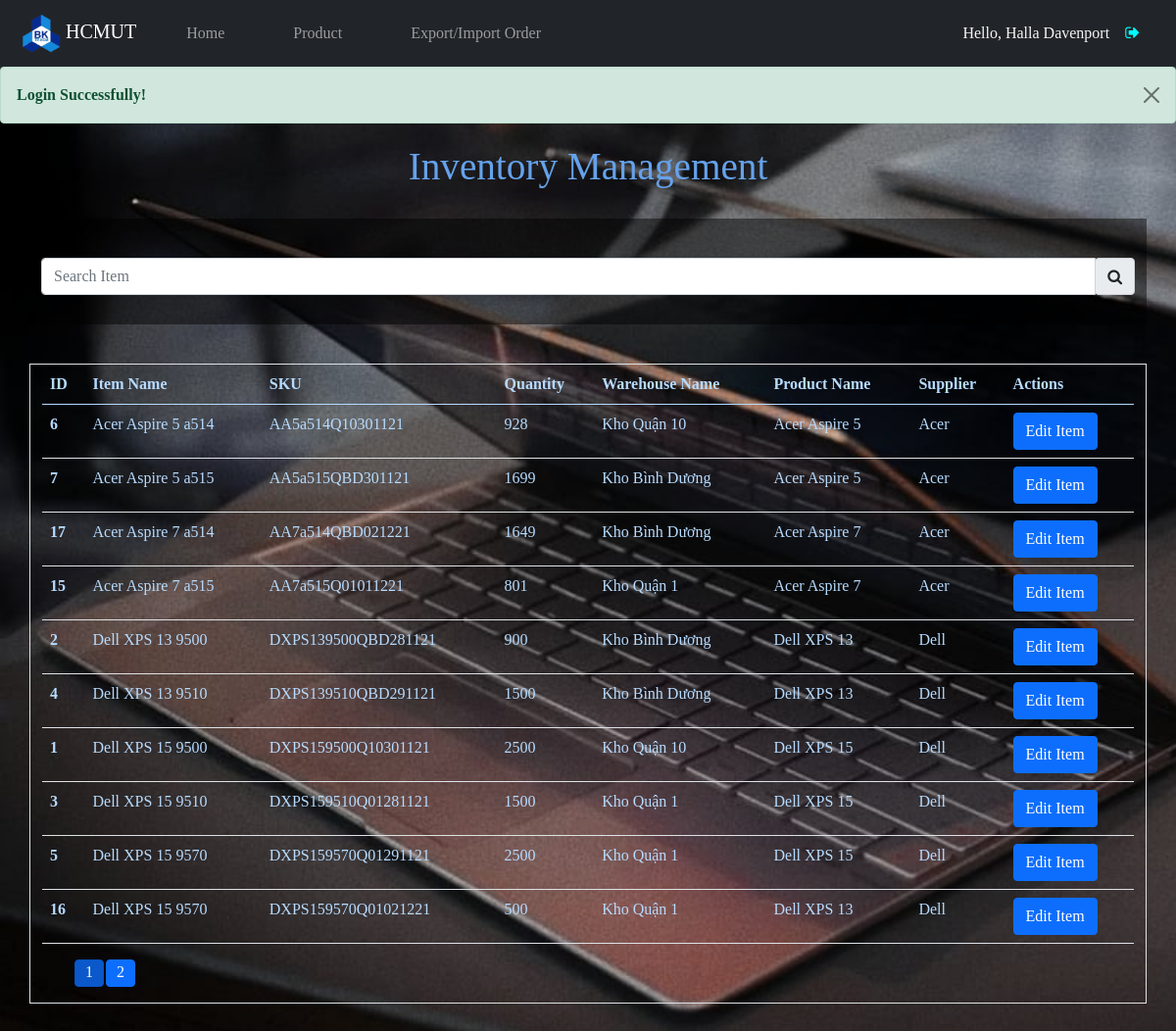
Screenshot of /home.php (signed in) with the database file from the repository.
### tables this page shows
CREATE TABLE `staff` (
  `id` int(10) UNSIGNED NOT NULL,
  `roleID` int(11) NOT NULL,
  `name` varchar(150) NOT NULL,
  `address` varchar(255) NOT NULL,
  `phone_number` varchar(20) NOT NULL,
  `email` varchar(255) NOT NULL,
  `username` varchar(100) NOT NULL,
  `password` varchar(255) NOT NULL
);

CREATE TABLE `item` (
  `id` int(10) UNSIGNED NOT NULL,
  `name` varchar(100) NOT NULL,
  `sku` varchar(100) NOT NULL,
  `supplier` varchar(100) NOT NULL,
  `product_id` int(10) UNSIGNED NOT NULL,
  `warehouse_id` int(10) UNSIGNED NOT NULL,
  `quantity` int(10) UNSIGNED NOT NULL
);

CREATE TABLE `warehouse` (
  `id` int(10) UNSIGNED NOT NULL,
  `name` varchar(150) NOT NULL,
  `address` varchar(255) NOT NULL
);

CREATE TABLE `product` (
  `id` int(10) UNSIGNED NOT NULL,
  `name` varchar(100) NOT NULL,
  `description` text NOT NULL,
  `product_type` varchar(100) NOT NULL,
  `quantity` int(10) UNSIGNED NOT NULL
);

### home.php (the view, shortened to what this page needs)
<?php include('partials-front/menu.php'); ?>
<?php
    if(isset($_SESSION['login']))
    {
        echo '<div class="alert alert-success alert-dismissible fade show" role="alert">
                <strong>Login Successfully!</strong>
                <button type="button" class="btn-close" data-bs-dismiss="alert" aria-label="Close"></button>
                </div>';
    }
?>
    <h3 class='text-center' style='color: #65a2eb;'>Inventory Management</h3>
    <div class="container-xl product">
            <div class='w-100'>
                <div class="input-group">
                    <input type="text" class="form-control" placeholder="Search Item" id='keyword' autocomplete="off">
                    <div class="input-group-append">
                        <span class="input-group-text" id='search-bar' style='cursor: pointer; height: 100%;'>
                            <i class="fa fa-search"></i>
                        </span>
                    </div>
                </div>
            </div>
    </div>
    <div class="container-xl border" style="margin-top: 10px; margin-bottom: 50px;">
        <div class='table-responsive-xl' id="result2">
            <table class="table" style="color: #b6dbff;">
                <thead>
                    <tr>
                        <th scope="col">ID</th>
                        <th scope="col">Item Name</th>
                        <th scope="col">SKU</th>
                        <th scope="col">Quantity</th>
                        <th scope="col">Warehouse Name</th>
                        <th scope="col">Product Name</th>
                        <th scope="col">Supplier</th>
                        <th scope="col">Actions</th>
                    </tr>
                </thead>
                <tbody>
                    <?php
                        $sql1 = "SELECT * FROM item ORDER BY name ASC";
                        $res1 = mysqli_query($conn, $sql1);
                        $count1 = mysqli_num_rows($res1);
                        if($count1 > 0)
                        {
                            while($row1 = mysqli_fetch_assoc($res1))
                            {
                                $item_id = $row1['id'];
                                $item_name = $row1['name'];
                                $sku = $row1['sku'];
                                $quantity = $row1['quantity'];
                                $product_id = $row1['product_id'];
                                $warehouse_id = $row1['warehouse_id'];
                                $supplier = $row1['supplier'];
                                $sql2 = "SELECT name from warehouse WHERE id = $warehouse_id";
                                $res2 = mysqli_query($conn, $sql2);
                                $row2 = mysqli_fetch_assoc($res2);
                                $warehouse_name = $row2['name'];
                                $sql3 = "SELECT name from product WHERE id = $product_id";
                                $res3 = mysqli_query($conn, $sql3);
                                $row3 = mysqli_fetch_assoc($res3);
                                $product_name = $row3['name'];
                                ?>
                                <tr class="res d-none">
                                    <th scope="row"><?php echo $item_id; ?></th>
                                    <td><?php echo $item_name; ?></td>
                                    <td><?php echo $sku; ?></td>
                                    <td><?php echo $quantity; ?></td>
                                    <td><?php echo $warehouse_name; ?></td>
                                    <td><?php echo $product_name; ?></td>
                                    <td><?php echo $supplier; ?></td>
                                    <td>
                                        <a href="<?php echo SITE_URL; ?>edit-item-home.php?id=<?php echo $item_id; ?>" class="btn btn-primary" type="button">Edit Item</a>
                                    </td>
                                </tr>
                                <?php
                            }
                        }
                        else
                        {
                            ?>
                            <strong>No Item Available</strong>
                            <?php
                        }
                    ?>
                </tbody>
            </table>
            <ul id="PageFragment">
                    <?php
                    if(ceil($count1 / 10) >= 2)
                    {
                        echo "<li class='btn btn-primary active' onclick='changePage(1)'>1</li>";
                    for($i = 2; $i <= ceil($count1 / 10) && $i <= 6;$i++){
                        echo "<li class='btn btn-primary' onclick='changePage(".$i.")'>".$i."</li>";
                    }
                    }
                    ?>
            </ul>
        </div>
    </div>
<?php include('partials-front/footer.php'); ?>

### partials-front/menu.php (shortened to what this page needs)
<?php include('config/constants.php'); ?>
<?php
    if(!isset($_SESSION['userID']) && !isset($_SESSION['roleID']))
    {
        $_SESSION['login'] = "<div class='text-danger'>Please login!</div>";
        header('location:'.SITE_URL.'login.php');
    }
    else
    {
        $userID = $_SESSION['userID'];
        $sql = "SELECT * from staff WHERE id = $userID";
        $res = mysqli_query($conn, $sql);
        if(mysqli_num_rows($res) == 1)
        {
            $row = mysqli_fetch_assoc($res);
            $name = $row['name'];
        }
        else
        {
            header('location:'.SITE_URL.'logout.php');
        }
    }
?>
<!DOCTYPE html>
<html lang="en">
<head>
    <link rel="stylesheet" href="https://cdnjs.cloudflare.com/ajax/libs/font-awesome/4.7.0/css/font-awesome.min.css">
    <link href="https://cdn.jsdelivr.net/npm/bootstrap@5.0.2/dist/css/bootstrap.min.css" rel="stylesheet">
    <link rel="stylesheet" href="public/css/style.css">
</head>
<body>
    <nav class="navbar navbar-expand-lg navbar-dark bg-dark nav">
        <div class="container-fluid">
            <a class="navbar-brand" href="hcmut.php">
                <img src="public/image/bk.png" alt="logo_BK" width="40" height="40" style="margin-left: 10px;">
                HCMUT</a>
            <div class="collapse navbar-collapse" id="navbarSupportedContent">
                <ul class="navbar-nav me-auto mb-2 mb-lg-0">
                <li class="nav-item">
                    <a class="nav-link" aria-current="page" href="<?php echo SITE_URL; ?>home.php">Home</a>
                </li>
                <li class="nav-item">
                    <a class="nav-link" href="<?php echo SITE_URL; ?>product.php">Product</a>
                </li>
                <li class="nav-item">
                    <a class="nav-link" href="<?php echo SITE_URL; ?>order.php">Export/Import Order</a>
                </li>
                </ul>
                <li class="dropdown" style="float: right">
                    <a class="nav-link" style="color: whitesmoke; cursor: crosshair;" id="navbarDropdown" role="button" data-bs-toggle="dropdown" aria-expanded="false">
                    Hello, <?php echo $name; ?>
                    </a>
                </li>
                <a href="<?php echo SITE_URL; ?>logout.php"><i class="fa fa-sign-out" style="color: cyan; margin-right: 25px;" aria-hidden="true"></i></a>
            </div>
        </div>
    </nav>

### public/css/style.css (style rules this page uses)
body { justify-content: center; align-items: center; font-family: "Baloo Tammudu 2"; }
.nav { position: relative; box-shadow: 0 10px 40px rgba(150, 174, 178, 0.8); }
.nav-item { color: #83818c; padding: 6px 20px; text-decoration: none; transition: 0.3s; margin: 0 7px; z-index: 1; position: relative; }
.nav-item:before { content: ''; position: absolute; bottom: -7px; left: 0px; width: 100%; height: 5px; background-color: #9bd4ee; border-radius: 8px 8px 0 0; opacity: 0; transition: 0.3s; }
.h3, h3 { margin-top: 20px; margin-bottom: 30px; font-size: calc(2rem + .6vw); }
.product { background: #dfe4ea; align-items: center; padding-top: 40px; padding-bottom: 30px; margin-bottom: 40px; background-color: #00000078; }
#PageFragment li { padding: 0; width: 30px; height: 28px; margin: 0 1px; }

### partials-front/menu.php (style rules this page uses)
body { background-image: url('public/image/background.png'); background-repeat: no-repeat; background-size: cover; background-attachment: fixed; }

### rows the page displays
staff: name "Halla Davenport"
item: id "6", name "Acer Aspire 5 a514", sku "AA5a514Q10301121", quantity "928", warehouse.name "Kho Quận 10", product.name "Acer Aspire 5", supplier "Acer"
item: id "7", name "Acer Aspire 5 a515", sku "AA5a515QBD301121", quantity "1699", warehouse.name "Kho Bình Dương", product.name "Acer Aspire 5", supplier "Acer"
item: id "17", name "Acer Aspire 7 a514", sku "AA7a514QBD021221", quantity "1649", warehouse.name "Kho Bình Dương", product.name "Acer Aspire 7", supplier "Acer"
item: id "15", name "Acer Aspire 7 a515", sku "AA7a515Q01011221", quantity "801", warehouse.name "Kho Quận 1", product.name "Acer Aspire 7", supplier "Acer"
item: id "2", name "Dell XPS 13 9500", sku "DXPS139500QBD281121", quantity "900", warehouse.name "Kho Bình Dương", product.name "Dell XPS 13", supplier "Dell"
item: id "4", name "Dell XPS 13 9510", sku "DXPS139510QBD291121", quantity "1500", warehouse.name "Kho Bình Dương", product.name "Dell XPS 13", supplier "Dell"
item: id "1", name "Dell XPS 15 9500", sku "DXPS159500Q10301121", quantity "2500", warehouse.name "Kho Quận 10", product.name "Dell XPS 15", supplier "Dell"
item: id "3", name "Dell XPS 15 9510", sku "DXPS159510Q01281121", quantity "1500", warehouse.name "Kho Quận 1", product.name "Dell XPS 15", supplier "Dell"
item: id "5", name "Dell XPS 15 9570", sku "DXPS159570Q01291121", quantity "2500", warehouse.name "Kho Quận 1", product.name "Dell XPS 15", supplier "Dell"
item: id "16", name "Dell XPS 15 9570", sku "DXPS159570Q01021221", quantity "500", warehouse.name "Kho Quận 1", product.name "Dell XPS 13", supplier "Dell"
